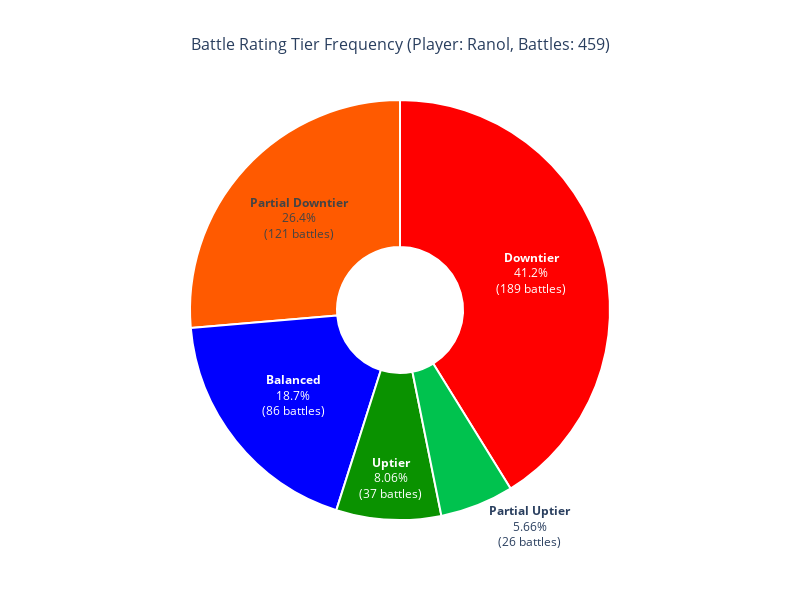
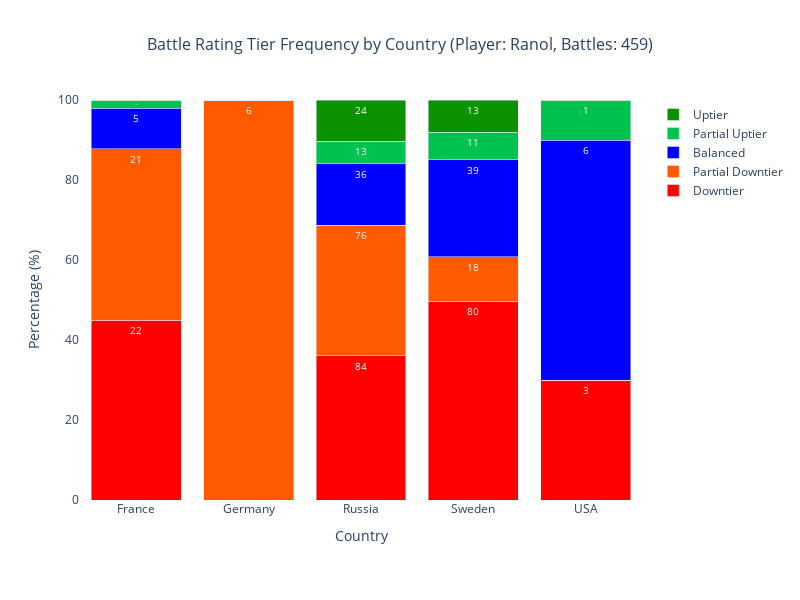
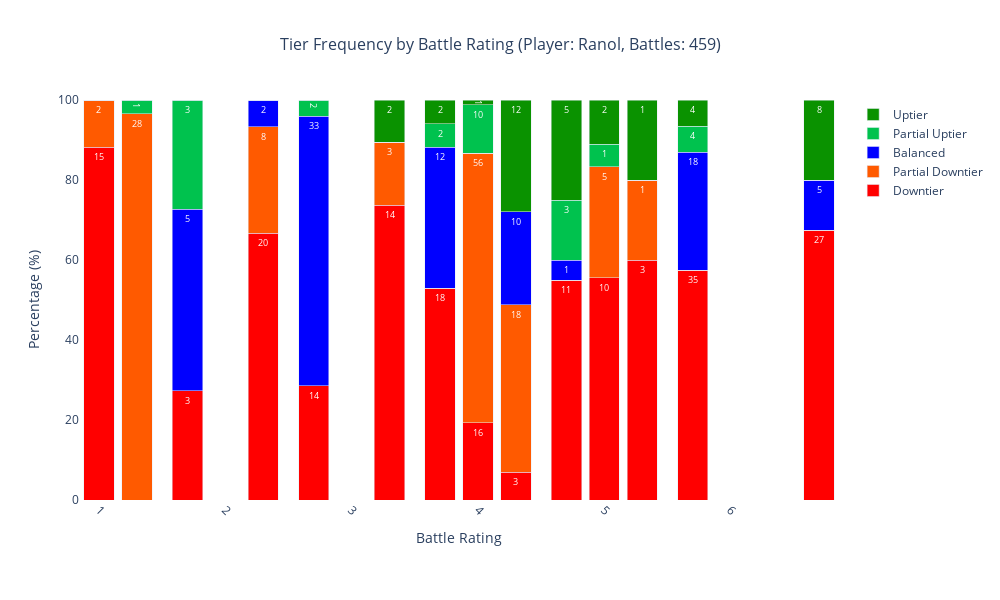

Write notebook code for charts like these, in order.
### Markdown cell above
### Output

### Code cell
create_tier_frequency_pie_chart(tier_df, player_name=config.player_name, country_filters=config.country_filters).show()
create_tier_frequency_by_country_bar_chart(performance_df, tier_df, player_name=config.player_name, country_filters=config.country_filters).show()
create_tier_frequency_by_br_bar_chart(performance_df, tier_df, player_name=config.player_name, country_filters=config.country_filters).show()

### Figure 1 — Plotly figure (JSON) as saved in the notebook; plotly's stock layout.template omitted (floating-point values rounded to 4 significant figures)
{"data": [{"hole": 0.3, "hovertemplate": "<b>%{label}</b><br>Count: %{value}<br>Percentage: %{percent}<br><extra></extra>", "labels": ["Downtier", "Partial Downtier", "Balanced", "Partial Uptier", "Uptier"], "marker": {"colors": ["#ff0000", "#FF5A00", "#0000ff", "#00C24E", "#0A9200"], "line": {"color": "white", "width": 2}}, "textfont": {"size": 12}, "textinfo": "label+percent+value", "texttemplate": "<b>%{label}</b><br>%{percent}<br>(%{value} battles)", "type": "pie", "values": [189, 121, 86, 26, 37]}], "layout": {"height": 600, "plot_bgcolor": "white", "showlegend": false, "title": {"font": {"size": 16}, "text": "Battle Rating Tier Frequency (Player: Ranol, Battles: 459)", "x": 0.5, "xanchor": "center"}, "width": 800}}

### Figure 2 — Plotly figure (JSON) as saved in the notebook; plotly's stock layout.template omitted (floating-point values rounded to 4 significant figures)
{"data": [{"customdata": [[22, 49], [0, 6], [84, 233], [80, 161], [3, 10]], "hovertemplate": "<b>Downtier</b><br>Country: %{x}<br>Percentage: %{y:.1f}%<br>Count: %{customdata[0]}<br>Total Battles: %{customdata[1]}<br><extra></extra>", "marker": {"color": "#ff0000"}, "name": "Downtier", "text": ["22", "", "84", "80", "3"], "textfont": {"color": "white", "size": 10}, "textposition": "inside", "type": "bar", "x": ["France", "Germany", "Russia", "Sweden", "USA"], "y": [44.9, 0, 36.05, 49.69, 30]}, {"customdata": [[21, 49], [6, 6], [76, 233], [18, 161], [0, 10]], "hovertemplate": "<b>Partial Downtier</b><br>Country: %{x}<br>Percentage: %{y:.1f}%<br>Count: %{customdata[0]}<br>Total Battles: %{customdata[1]}<br><extra></extra>", "marker": {"color": "#FF5A00"}, "name": "Partial Downtier", "text": ["21", "6", "76", "18", ""], "textfont": {"color": "white", "size": 10}, "textposition": "inside", "type": "bar", "x": ["France", "Germany", "Russia", "Sweden", "USA"], "y": [42.86, 100, 32.62, 11.18, 0]}, {"customdata": [[5, 49], [0, 6], [36, 233], [39, 161], [6, 10]], "hovertemplate": "<b>Balanced</b><br>Country: %{x}<br>Percentage: %{y:.1f}%<br>Count: %{customdata[0]}<br>Total Battles: %{customdata[1]}<br><extra></extra>", "marker": {"color": "#0000ff"}, "name": "Balanced", "text": ["5", "", "36", "39", "6"], "textfont": {"color": "white", "size": 10}, "textposition": "inside", "type": "bar", "x": ["France", "Germany", "Russia", "Sweden", "USA"], "y": [10.2, 0, 15.45, 24.22, 60]}, {"customdata": [[1, 49], [0, 6], [13, 233], [11, 161], [1, 10]], "hovertemplate": "<b>Partial Uptier</b><br>Country: %{x}<br>Percentage: %{y:.1f}%<br>Count: %{customdata[0]}<br>Total Battles: %{customdata[1]}<br><extra></extra>", "marker": {"color": "#00C24E"}, "name": "Partial Uptier", "text": ["1", "", "13", "11", "1"], "textfont": {"color": "white", "size": 10}, "textposition": "inside", "type": "bar", "x": ["France", "Germany", "Russia", "Sweden", "USA"], "y": [2.041, 0, 5.579, 6.832, 10]}, {"customdata": [[0, 49], [0, 6], [24, 233], [13, 161], [0, 10]], "hovertemplate": "<b>Uptier</b><br>Country: %{x}<br>Percentage: %{y:.1f}%<br>Count: %{customdata[0]}<br>Total Battles: %{customdata[1]}<br><extra></extra>", "marker": {"color": "#0A9200"}, "name": "Uptier", "text": ["", "", "24", "13", ""], "textfont": {"color": "white", "size": 10}, "textposition": "inside", "type": "bar", "x": ["France", "Germany", "Russia", "Sweden", "USA"], "y": [0, 0, 10.3, 8.075, 0]}], "layout": {"barmode": "stack", "height": 600, "legend": {"orientation": "v", "x": 1.02, "xanchor": "left", "y": 1, "yanchor": "top"}, "margin": {"b": 100, "r": 150}, "plot_bgcolor": "white", "title": {"font": {"size": 16}, "text": "Battle Rating Tier Frequency by Country (Player: Ranol, Battles: 459)", "x": 0.5, "xanchor": "center"}, "width": 800, "xaxis": {"tickangle": 0, "title": {"text": "Country"}}, "yaxis": {"range": [0, 100], "title": {"text": "Percentage (%)"}}}}

### Figure 3 — Plotly figure (JSON) as saved in the notebook; plotly's stock layout.template omitted (floating-point values rounded to 4 significant figures)
{"data": [{"customdata": [[15, 17], [0, 29], [3, 11], [20, 30], [14, 49], [14, 19], [18, 34], [16, 83], [3, 43], [11, 20], [10, 18], [3, 5], [35, 61], [27, 40]], "hovertemplate": "<b>Downtier</b><br>Battle Rating: %{x}<br>Percentage: %{y:.1f}%<br>Count: %{customdata[0]}<br>Total Battles: %{customdata[1]}<br><extra></extra>", "marker": {"color": "#ff0000"}, "name": "Downtier", "text": ["15", "", "3", "20", "14", "14", "18", "16", "3", "11", "10", "3", "35", "27"], "textfont": {"color": "white", "size": 9}, "textposition": "inside", "type": "bar", "x": [1, 1.3, 1.7, 2.3, 2.7, 3.3, 3.7, 4, 4.3, 4.7, 5, 5.3, 5.7, 6.7], "y": [88.24, 0, 27.27, 66.67, 28.57, 73.68, 52.94, 19.28, 6.977, 55.0, 55.56, 60, 57.38, 67.5]}, {"customdata": [[2, 17], [28, 29], [0, 11], [8, 30], [0, 49], [3, 19], [0, 34], [56, 83], [18, 43], [0, 20], [5, 18], [1, 5], [0, 61], [0, 40]], "hovertemplate": "<b>Partial Downtier</b><br>Battle Rating: %{x}<br>Percentage: %{y:.1f}%<br>Count: %{customdata[0]}<br>Total Battles: %{customdata[1]}<br><extra></extra>", "marker": {"color": "#FF5A00"}, "name": "Partial Downtier", "text": ["2", "28", "", "8", "", "3", "", "56", "18", "", "5", "1", "", ""], "textfont": {"color": "white", "size": 9}, "textposition": "inside", "type": "bar", "x": [1, 1.3, 1.7, 2.3, 2.7, 3.3, 3.7, 4, 4.3, 4.7, 5, 5.3, 5.7, 6.7], "y": [11.76, 96.55, 0, 26.67, 0, 15.79, 0, 67.47, 41.86, 0, 27.78, 20, 0, 0]}, {"customdata": [[0, 17], [0, 29], [5, 11], [2, 30], [33, 49], [0, 19], [12, 34], [0, 83], [10, 43], [1, 20], [0, 18], [0, 5], [18, 61], [5, 40]], "hovertemplate": "<b>Balanced</b><br>Battle Rating: %{x}<br>Percentage: %{y:.1f}%<br>Count: %{customdata[0]}<br>Total Battles: %{customdata[1]}<br><extra></extra>", "marker": {"color": "#0000ff"}, "name": "Balanced", "text": ["", "", "5", "2", "33", "", "12", "", "10", "1", "", "", "18", "5"], "textfont": {"color": "white", "size": 9}, "textposition": "inside", "type": "bar", "x": [1, 1.3, 1.7, 2.3, 2.7, 3.3, 3.7, 4, 4.3, 4.7, 5, 5.3, 5.7, 6.7], "y": [0, 0, 45.45, 6.667, 67.35, 0, 35.29, 0, 23.26, 5, 0, 0, 29.51, 12.5]}, {"customdata": [[0, 17], [1, 29], [3, 11], [0, 30], [2, 49], [0, 19], [2, 34], [10, 83], [0, 43], [3, 20], [1, 18], [0, 5], [4, 61], [0, 40]], "hovertemplate": "<b>Partial Uptier</b><br>Battle Rating: %{x}<br>Percentage: %{y:.1f}%<br>Count: %{customdata[0]}<br>Total Battles: %{customdata[1]}<br><extra></extra>", "marker": {"color": "#00C24E"}, "name": "Partial Uptier", "text": ["", "1", "3", "", "2", "", "2", "10", "", "3", "1", "", "4", ""], "textfont": {"color": "white", "size": 9}, "textposition": "inside", "type": "bar", "x": [1, 1.3, 1.7, 2.3, 2.7, 3.3, 3.7, 4, 4.3, 4.7, 5, 5.3, 5.7, 6.7], "y": [0, 3.448, 27.27, 0, 4.082, 0, 5.882, 12.05, 0, 15, 5.556, 0, 6.557, 0]}, {"customdata": [[0, 17], [0, 29], [0, 11], [0, 30], [0, 49], [2, 19], [2, 34], [1, 83], [12, 43], [5, 20], [2, 18], [1, 5], [4, 61], [8, 40]], "hovertemplate": "<b>Uptier</b><br>Battle Rating: %{x}<br>Percentage: %{y:.1f}%<br>Count: %{customdata[0]}<br>Total Battles: %{customdata[1]}<br><extra></extra>", "marker": {"color": "#0A9200"}, "name": "Uptier", "text": ["", "", "", "", "", "2", "2", "1", "12", "5", "2", "1", "4", "8"], "textfont": {"color": "white", "size": 9}, "textposition": "inside", "type": "bar", "x": [1, 1.3, 1.7, 2.3, 2.7, 3.3, 3.7, 4, 4.3, 4.7, 5, 5.3, 5.7, 6.7], "y": [0, 0, 0, 0, 0, 10.53, 5.882, 1.205, 27.91, 25, 11.11, 20, 6.557, 20]}], "layout": {"barmode": "stack", "height": 600, "legend": {"orientation": "v", "x": 1.02, "xanchor": "left", "y": 1, "yanchor": "top"}, "margin": {"b": 100, "r": 150}, "plot_bgcolor": "white", "title": {"font": {"size": 16}, "text": "Tier Frequency by Battle Rating (Player: Ranol, Battles: 459)", "x": 0.5, "xanchor": "center"}, "width": 1000, "xaxis": {"tickangle": 45, "tickmode": "linear", "ticktext": ["1.0", "1.3", "1.7", "2.3", "2.7", "3.3", "3.7", "4.0", "4.3", "4.7", "5.0", "5.3", "5.7", "6.7"], "tickvals": [1, 1.3, 1.7, 2.3, 2.7, 3.3, 3.7, 4, 4.3, 4.7, 5, 5.3, 5.7, 6.7], "title": {"text": "Battle Rating"}}, "yaxis": {"range": [0, 100], "title": {"text": "Percentage (%)"}}}}
